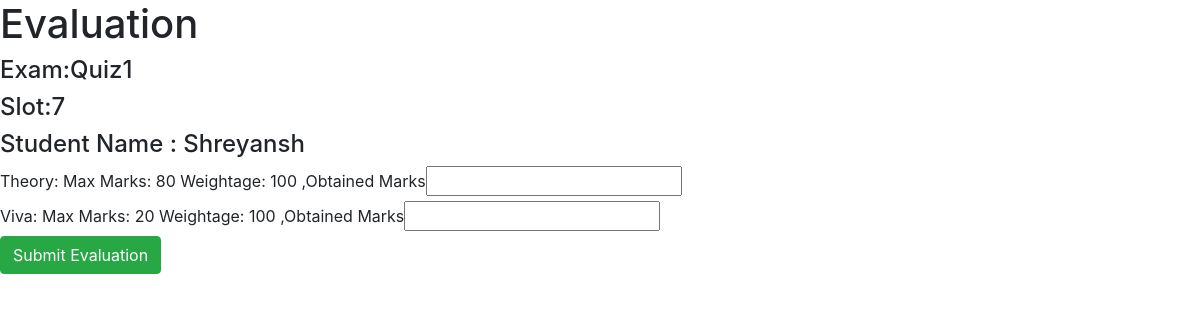
Page /evaluate_exam/5 on the committed database.
### app.py (models this page shows)
class Examination(db.Model):
    id = db.Column(db.String, primary_key=True)
    name = db.Column(db.String)
    type = db.Column(db.String)
    maximum_marks = db.Column(db.Integer)
    duration = db.Column(db.String)
    slot_open_date = db.Column(db.Date)
    slot_close_date = db.Column(db.Date)
    booking_open_date = db.Column(db.Date)
    booking_close_date = db.Column(db.Date)
    status = db.Column(db.String)
    course_id =db.Column(db.String,db.ForeignKey('course.course_id'))
    examiner_id =db.Column(db.String,db.ForeignKey('examiner.id'))
    examination_slot = db.relationship('ExaminationSlot', backref = 'examination',lazy = True)
    examination_rubrics = db.relationship('ExaminationRubrics', backref = 'examination',lazy = True)

class ExaminationSlot(db.Model):
    id = db.Column(db.Integer, primary_key=True,autoincrement=True)
    date = db.Column(db.Date)
    start_time = db.Column(db.String)
    end_time = db.Column(db.String)
    maximum_slots = db.Column(db.String)
    available_slots= db.Column(db.String)
    status = db.Column(db.String)
    created_by = db.Column(db.String,nullable=False)
    examination_id = db.Column(db.String,db.ForeignKey('examination.id'))
    examiner_id = db.Column(db.Integer,db.ForeignKey('examiner.id'))
    bookings = db.relationship('Booking', backref = 'examinationslot',lazy = True)

class Student(db.Model):
    id = db.Column(db.Integer, primary_key=True)
    name = db.Column(db.String(60))
    username = db.Column(db.String(20))
    password = db.Column(db.String(50))
    email_id = db.Column(db.String(100))
    contact_no = db.Column(db.String(10))
    bookings = db.relationship('Booking', backref = 'student',lazy = True)

class ExaminationRubrics(db.Model):
    id = db.Column(db.Integer,primary_key=True)
    examination_id =db.Column(db.String,db.ForeignKey('examination.id'))
    criterion = db.Column(db.String,nullable = False)
    maximum_marks=db.Column(db.Integer)
    weightage = db.Column(db.Integer)
    remark = db.Column(db.String)

### app.py (the view, shortened to what this page needs)
@app.route('/evaluate_exam/<int:id>', methods=["GET","POST"])
def evaluate_exam(id):
    booking = Booking.query.filter_by(id=id).first()
    examination_slot = booking.examination_slot
    examination = examination_slot.examination
    rubrics = booking.examination_slot.examination.examination_rubrics
    if request.method == 'GET':
        return render_template('evaluate_exam.html', booking=booking, rubrics=rubrics, examination_slot=examination_slot, examination=examination)

### templates/evaluate_exam.html (shortened to what this page needs)
<!DOCTYPE html>
<html lang="en">
<head>
    <link rel="stylesheet" href="https://cdn.jsdelivr.net/npm/bootstrap@4.1.3/dist/css/bootstrap.min.css">
</head>
<body>
    <h1>Evaluation</h1>
    <h4>Exam:{{examination_slot.examination.name}}</h4>
    <h4>Slot:{{examination_slot.id}}</h4>
    <h4>Student Name : {{booking.student.name}}</h4>
    <form method="post" action="/evaluate_exam/{{booking.id}}">
        {% for rubric in rubrics %}
            <label for="rubric_{{rubric.id}}">{{rubric.criterion}}:</label>
            <label for="rubric_{{rubric.id}}">Max Marks: {{rubric.maximum_marks}}</label>
            <label for="rubric_{{rubric.id}}">Weightage: {{rubric.weightage}}</label>
            ,Obtained Marks<input type="number" name="rubric_{{rubric.id}}"required>
            <br>
        {% endfor %}
        <button class="btn btn-success" type="submit">Submit Evaluation</button>
</body>
</html>

### rows in the picture
Examination: examination.name "Quiz1"
ExaminationSlot: id "7"
Student: student.name "Shreyansh"
ExaminationRubrics: criterion "Theory", maximum_marks "80", weightage "100"
ExaminationRubrics: criterion "Viva", maximum_marks "20", weightage "100"
